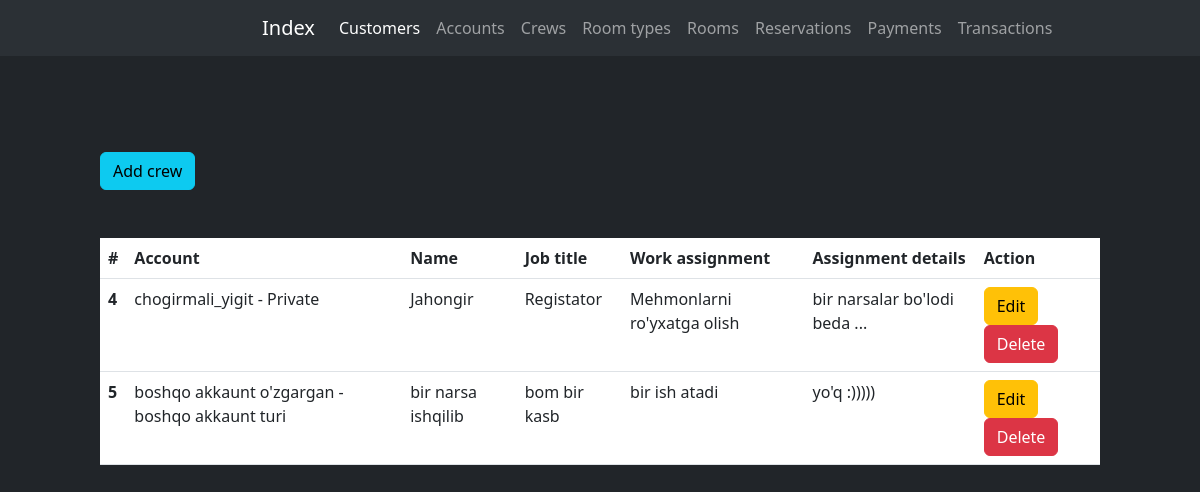
Before: /crews/ with the older database file.
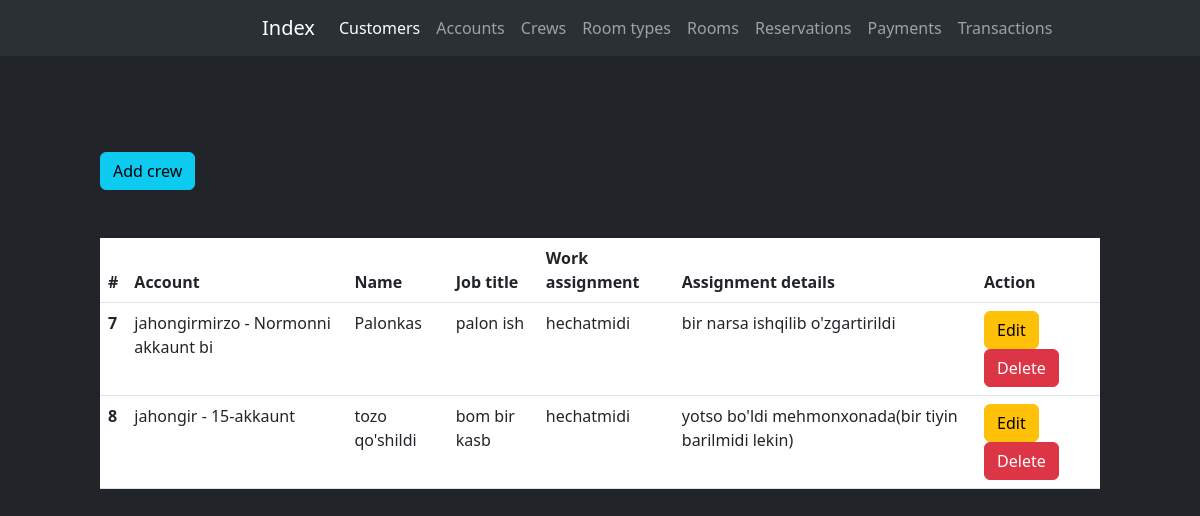
After: the same page with the newer database file.
### reservation/models.py (models this page shows, shortened)
class Crew(models.Model):
    account = models.OneToOneField(Accounts, on_delete=models.CASCADE, related_name='crew_account', verbose_name="Account")
    name = models.CharField(max_length=150, verbose_name="Crew name")
    job_title = models.CharField(max_length=100, verbose_name='	Job Title')
    assignment = models.CharField(max_length=255, verbose_name='Work Assignment')
    details = models.TextField(verbose_name='Assignment Details')

class Accounts(models.Model):
    type = models.CharField(max_length=255, verbose_name="Account type")
    username = models.CharField(max_length=255, verbose_name="Username")
    password = models.CharField(max_length=50, verbose_name="Password")
    def __str__(self):
        return f'{self.username} - {self.type}'
    class Meta:
        verbose_name_plural = "Accounts"

### reservation/views.py (the view)
# urls.py: path('crews/', crews, name='crews'),
def crews(request):
    crews = Crew.objects.all()
    return render(request=request, template_name='reservation/crews.html', context={"crews": crews})

### templates/reservation/crews.html (shortened to what this page needs)
{% extends 'navbar.html' %}
{% load crispy_forms_tags %}
{% block content %}
<div class="col-md-10 offset-1 my-5">
    <a href="{% url 'add_crew' %}" class="btn btn-info my-5">Add crew</a>
    <table class="table text-light">
        <thead>
            <tr>
                <th scope="col">#</th>
                <th scope="col">Account</th>
                <th scope="col">Name</th>
                <th scope="col">Job title</th>
                <th scope="col">Work assignment</th>
                <th scope="col">Assignment details</th>
                <th scope="col">Action</th>
            </tr>
        </thead>
        <tbody>
            {% for crew in crews %}
            <tr>
                <th scope="row">{{ crew.id }}</th>
                <td>{{ crew.account }}</td>
                <td>{{ crew.name }}</td>
                <td>{{ crew.job_title }}</td>
                <td>{{ crew.assignment }}</td>
                <td>{{ crew.details }}</td>
                <td>
                    <a href="{% url 'update_crew' crew.id %}" class="btn btn-warning">Edit</a>
                    <a href="{% url 'delete_crew' crew.id %}" class="btn btn-danger">Delete</a>
                </td>
            </tr>
            {% endfor %}
        </tbody>
    </table>
</div>
{% endblock content %}

### templates/navbar.html (shortened to what this page needs)
<!DOCTYPE html>
<html lang="en">
<head>
    <link rel="stylesheet" href="https://cdn.jsdelivr.net/npm/bootstrap@5.3.0-alpha1/dist/css/bootstrap.min.css">
</head>
<body class="bg-dark text-light">
    <nav class="navbar navbar-expand-lg bg-body-tertiary bg-dark" data-bs-theme="dark">
        <div class="container-fluid" style="margin-left: 250px;">
            <a class="navbar-brand" href="{% url 'index' %}">Index</a>
            <div class="collapse navbar-collapse" id="navbarSupportedContent">
                <ul class="navbar-nav me-auto mb-2 mb-lg-0">
                    <li class="nav-item">
                        <a class="nav-link active" aria-current="page" href="{% url 'customers' %}">Customers</a>
                    </li>
                    <li class="nav-item">
                        <a class="nav-link" href="{% url 'accounts' %}">Accounts</a>
                    </li>
                    <li class="nav-item dropdown">
                        <a class="nav-link" href="{% url 'crews' %}">Crews</a>
                    </li>
                    <li class="nav-item">
                        <a class="nav-link" href="{% url 'roomtypes' %}">Room types</a>
                    </li>
                    <li class="nav-item">
                        <a class="nav-link" href="{% url 'rooms' %}">Rooms</a>
                    </li>
                    <li class="nav-item">
                        <a class="nav-link" href="{% url 'reservations' %}">Reservations</a>
                    </li>
                    <li class="nav-item">
                        <a class="nav-link" href="{% url 'payments' %}">Payments</a>
                    </li>
                    <li class="nav-item">
                        <a class="nav-link" href="{% url 'transactions' %}">Transactions</a>
                    </li>
                </ul>
            </div>
        </div>
    </nav>
    {% block content %}
    {% endblock content %}
</body>
</html>

Changed rows visible on the page:
removed Crew: id "4", account "chogirmali_yigit - Private", name "Jahongir", job_title "Registator", assignment "Mehmonlarni ro'yxatga olish", details "bir narsalar bo'lodi beda ..."
removed Crew: id "5", account "boshqo akkaunt o'zgargan - boshqo akkaunt turi", name "bir narsa ishqilib", job_title "bom bir kasb", assignment "bir ish atadi", details "yo'q :)))))"
added Crew: id "7", account "jahongirmirzo - Normonni akkaunt bi", name "Palonkas", job_title "palon ish", assignment "hechatmidi", details "bir narsa ishqilib o'zgartirildi"
added Crew: id "8", account "jahongir - 15-akkaunt", name "tozo qo'shildi", job_title "bom bir kasb", assignment "hechatmidi", details "yotso bo'ldi mehmonxonada(bir tiyin barilmidi lekin)"
